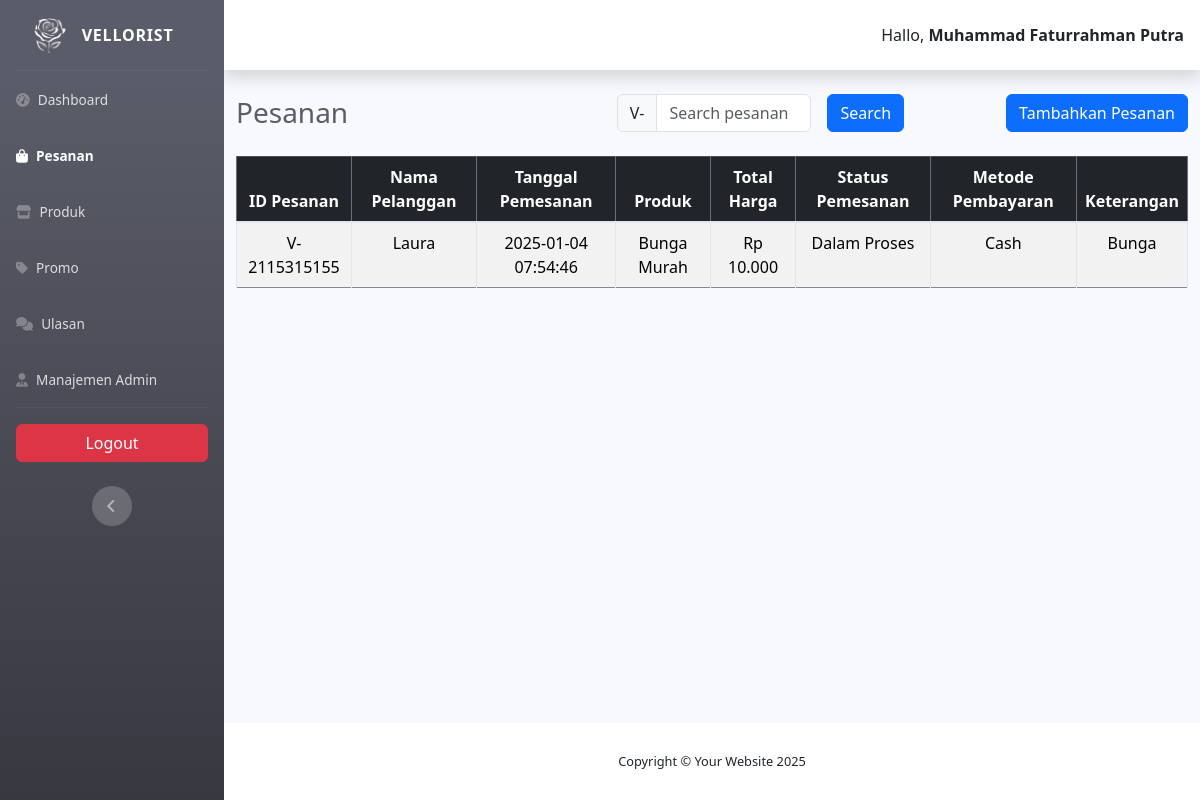
/admin/pesanan/index.php (signed in), run on the app's committed database.
### tables this page shows
CREATE TABLE `pesanan` (
  `id_pesanan` int(11) NOT NULL,
  `id_pelanggan` int(11) NOT NULL,
  `tanggal_pemesanan` datetime NOT NULL,
  `total_harga` int(11) NOT NULL,
  `status_pemesanan` enum('Dibatalkan','Dalam Proses','Selesai','Dalam Pengiriman') NOT NULL,
  `metode_pembayaran` varchar(50) NOT NULL,
  `keterangan` varchar(255) NOT NULL,
  `id_produk` int(11) NOT NULL
);

CREATE TABLE `pelanggan` (
  `id_pelanggan` int(11) NOT NULL,
  `nama_pelanggan` varchar(100) NOT NULL,
  `alamat_pengiriman` varchar(255) NOT NULL,
  `nomor_telepon` varchar(15) NOT NULL,
  `email_pelanggan` varchar(100) NOT NULL
);

CREATE TABLE `produk` (
  `id_produk` int(11) NOT NULL,
  `nama_produk` varchar(100) NOT NULL,
  `harga_produk` int(11) NOT NULL,
  `deskripsi_produk` text NOT NULL,
  `foto_produk` text NOT NULL,
  `id_kategori` int(11) NOT NULL
);

### admin/app/config_query.php (called while the page is built, shortened)
<?php
$base_url = 'http://localhost/vellorist-web/admin';
?>

### admin/pesanan/index.php (the view, shortened to what this page needs)
<?php
include '../app/config_query.php';
$search = $_GET['search'] ?? '';
function getPesananList($conn, $search = '')
{
    $searchTerm = $conn->real_escape_string($search);
    $query = "
        SELECT
            pesanan.id_pesanan,
            pelanggan.nama_pelanggan,
            pesanan.tanggal_pemesanan,
            produk.nama_produk,
            pesanan.total_harga,
            pesanan.status_pemesanan,
            pesanan.metode_pembayaran,
            pesanan.keterangan
        FROM pesanan
        LEFT JOIN pelanggan ON pesanan.id_pelanggan = pelanggan.id_pelanggan
        LEFT JOIN produk ON pesanan.id_produk = produk.id_produk
        WHERE
            (pesanan.id_pesanan = ? OR ? = '')  -- Mencari ID yang sesuai atau menampilkan semua data jika search kosong
        ORDER BY pesanan.tanggal_pemesanan DESC
    ";
    $stmt = $conn->prepare($query);
    $stmt->bind_param('ss', $searchTerm, $search);
    $stmt->execute();
    $result = $stmt->get_result();
    if ($result && $result->num_rows > 0) {
        return $result->fetch_all(MYSQLI_ASSOC);
    }
    return [];
}
$pesananList = getPesananList($conn, $search);
?>
<!DOCTYPE html>
<html lang="en">
<head>
    <link href="<?= $base_url ?>/vendor/fontawesome-free/css/all.min.css" rel="stylesheet" type="text/css" />
    <link rel="stylesheet" href="https://cdn.jsdelivr.net/npm/font-awesome@4.7.0/css/font-awesome.css">
    <link href="<?= $base_url ?>/css/sb-admin-2.min.css" rel="stylesheet" />
    <link rel="stylesheet" href="<?= $base_url ?>/css/bootstrap.css" />
</head>
<body id="page-top">
    <div id="wrapper">
        <ul class="navbar-nav bg-gradient-dark sidebar sidebar-dark accordion" id="accordionSidebar">
            <a class="sidebar-brand d-flex align-items-center justify-content-center" href="<?= $base_url ?>">
                <img src="../assets-admin/logo-obly.png" alt="logo-vellorist" height="35">
                <div class="sidebar-brand-text mx-3">Vellorist</div>
            </a>
            <hr class="sidebar-divider my-0" />
            <li class="nav-item">
                <a class="nav-link" href="<?= $base_url ?>">
                    <i class="fa-solid fa-gauge-high"></i>
                    <span class="text-s">Dashboard</span></a>
            </li>
            <li class="nav-item active">
                <a class="nav-link" href="<?= $base_url ?>/pesanan">
                    <i class="fas fa-bag-shopping"></i>
                    <span class="text-s">Pesanan</span></a>
            </li>
            <li class="nav-item">
                <a class="nav-link" href="<?= $base_url ?>/kategori">
                    <i class="fa-solid fa-store"></i>
                    <span class="text-s">Produk</span></a>
            </li>
            <li class="nav-item">
                <a class="nav-link" href="<?= $base_url ?>/promo">
                    <i class="fa-solid fa-tag"></i>
                    <span class="text-s">Promo</span></a>
            </li>
            <li class="nav-item">
                <a class="nav-link" href="<?= $base_url ?>/ulasan">
                    <i class="fas fa-comments"></i>
                    <span class="text-s">Ulasan</span></a>
            </li>
            <?php if (isset($_SESSION['role']) && $_SESSION['role'] == 'Superadmin'): ?>
                <li class="nav-item">
                    <a class="nav-link" href="<?= $base_url ?>/admin-management">
                        <i class="fa-solid fa-user-tie"></i>
                        <span class="text-s">Manajemen Admin</span></a>
                </li>
            <?php endif; ?>
            <hr class="sidebar-divider d-none d-md-block" />
            <a href="<?= $base_url ?>/logout" class="btn btn-danger mx-3 mb-4">
                Logout
            </a>
            <div class="text-center d-none d-md-inline">
                <button class="rounded-circle border-0" id="sidebarToggle"></button>
            </div>
        </ul>
        <div id="content-wrapper" class="d-flex flex-column">
            <div id="content">
                <nav class="navbar navbar-expand navbar-light bg-white topbar mb-4 static-top shadow">
                    <ul class="navbar-nav ml-auto">
                        <li class="nav-item dropdown no-arrow">
                            <div class="nav-link dropdown-toggle">
                                <span class="mr-2 d-none d-lg-inline text-dark">Hallo, <strong><?= $_SESSION['nama']; ?></strong></span>
                            </div>
                        </li>
                    </ul>
                </nav>
                <div class="container-fluid">
                    <div class="d-sm-flex align-items-center justify-content-between mb-4">
                        <h1 class="h3 mb-0 text-gray-800">Pesanan</h1>
                        <div class="d-flex">
                            <form method="get" action="index.php" class="d-flex">
                                <div class="input-group w-50 mr-3">
                                    <span class="input-group-text">V-</span>
                                    <input type="text" name="search" class="form-control" placeholder="Search pesanan" value="<?= htmlspecialchars($search) ?>" aria-label="Search Admin">
                                </div>
                                <button type="submit" class="btn btn-primary">Search</button>
                            </form>
                            <a href="./add-pesanan.php">
                                <button type="button" class="btn btn-primary">Tambahkan Pesanan</button>
                            </a>
                        </div>
                    </div>
                    <div class="table-responsive">
                        <table class="table table-striped table-bordered">
                            <thead class="table-dark">
                                <tr class="text-center">
                                    <th>ID Pesanan</th>
                                    <th>Nama Pelanggan</th>
                                    <th>Tanggal Pemesanan</th>
                                    <th>Produk</th>
                                    <th>Total Harga</th>
                                    <th>Status Pemesanan</th>
                                    <th>Metode Pembayaran</th>
                                    <th>Keterangan</th>
                                </tr>
                            </thead>
                            <tbody>
                                <?php if (!empty($pesananList)) : ?>
                                    <?php foreach ($pesananList as $pesanan) : ?>
                                        <tr class="text-center">
                                            <td>V-<?= htmlspecialchars($pesanan['id_pesanan']) ?></td>
                                            <td><?= htmlspecialchars($pesanan['nama_pelanggan']) ?></td>
                                            <td><?= htmlspecialchars($pesanan['tanggal_pemesanan']) ?></td>
                                            <td><?= htmlspecialchars($pesanan['nama_produk']) ?></td>
                                            <td>Rp <?= number_format($pesanan['total_harga'], 0, ',', '.') ?></td>
                                            <td><?= htmlspecialchars($pesanan['status_pemesanan']) ?></td>
                                            <td><?= htmlspecialchars($pesanan['metode_pembayaran']) ?></td>
                                            <td><?= htmlspecialchars($pesanan['keterangan']) ?></td>
                                        </tr>
                                    <?php endforeach; ?>
                                <?php else : ?>
                                    <tr>
                                        <td colspan="8" class="text-center">Tidak ada data pesanan.</td>
                                    </tr>
                                <?php endif; ?>
                            </tbody>
                        </table>
                    </div>
                </div>
            </div>
            <footer class="sticky-footer bg-white">
                <div class="container my-auto">
                    <div class="copyright text-center my-auto">
                        <span>Copyright &copy; Your Website 2025</span>
                    </div>
                </div>
            </footer>
        </div>
    </div>
</body>
</html>

### data on the page
pesanan: id_pesanan "2115315155", id_pelanggan.nama_pelanggan "Laura", tanggal_pemesanan "2025-01-04 07:54:46", id_produk.nama_produk "Bunga Murah", total_harga "10.000", status_pemesanan "Dalam Proses", metode_pembayaran "Cash", keterangan "Bunga"

### other printed values
$_SESSION['nama'] "Muhammad Faturrahman Putra"
